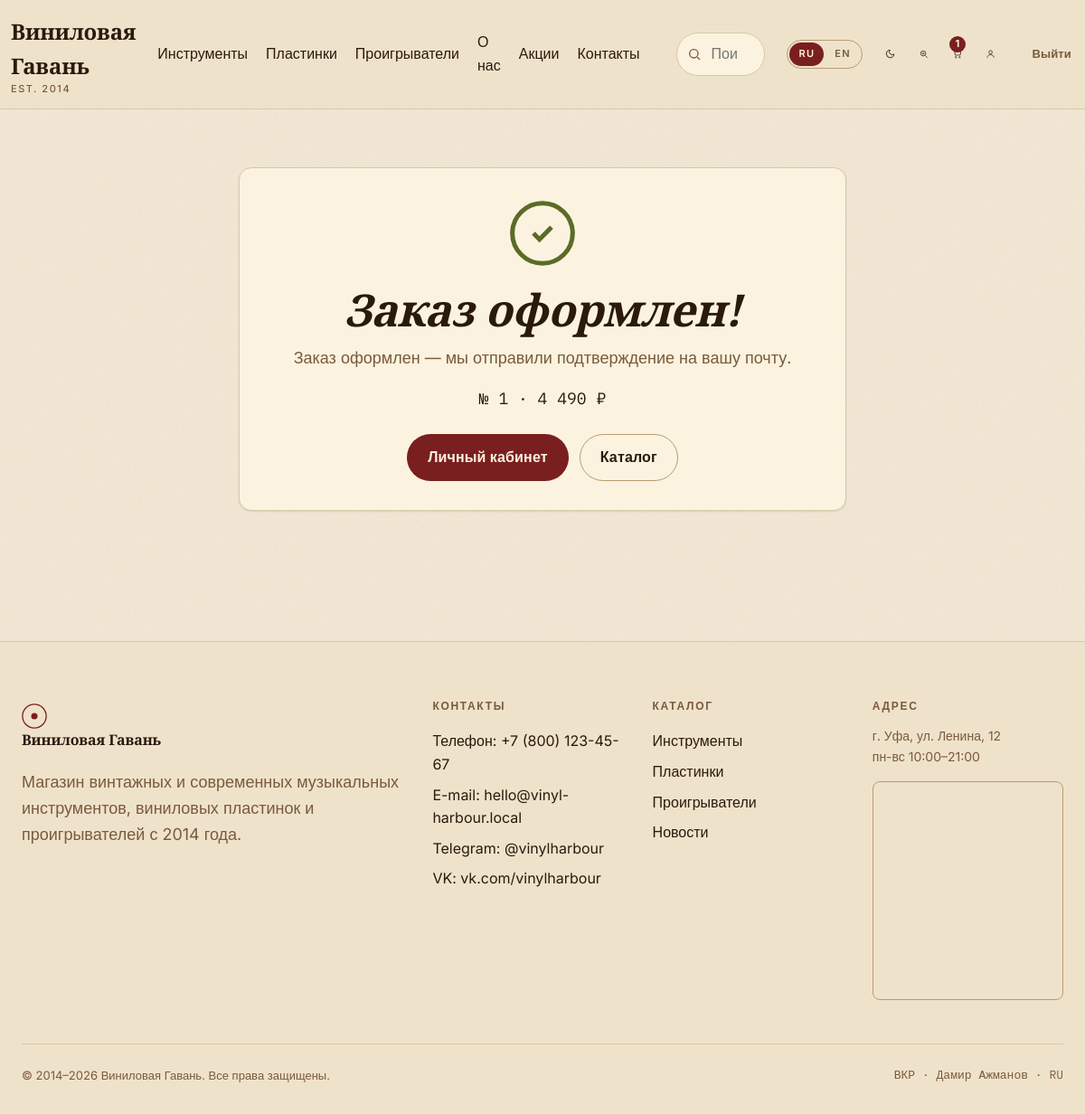
The app's page /cart/success/1 (signed in) with its own data.
### app/models.py (models this page shows, shortened)
class Category(db.Model):
    __tablename__ = "categories"
    id = db.Column(db.Integer, primary_key=True)
    slug = db.Column(db.String(64), unique=True, nullable=False)
    name_ru = db.Column(db.String(120), nullable=False)
    name_en = db.Column(db.String(120), nullable=False)
    description_ru = db.Column(db.Text, default="")
    description_en = db.Column(db.Text, default="")
    products = db.relationship("Product", backref="category", lazy="dynamic")

class Order(db.Model):
    __tablename__ = "orders"
    id = db.Column(db.Integer, primary_key=True)
    user_id = db.Column(db.Integer, db.ForeignKey("users.id"), nullable=False, index=True)
    full_name = db.Column(db.String(160), nullable=False)
    email = db.Column(db.String(120), nullable=False)
    phone = db.Column(db.String(40), nullable=False)
    address = db.Column(db.String(255), nullable=False)
    delivery_method = db.Column(db.String(40), default="pickup")  # pickup / courier / post
    payment_method = db.Column(db.String(40), default="card")  # card / cash / sbp
    comment = db.Column(db.Text, default="")
    total = db.Column(db.Numeric(10, 2), nullable=False)
    status = db.Column(db.String(40), default="new")  # new / paid / shipped / done / canceled
    created_at = db.Column(db.DateTime, default=datetime.utcnow)
    items = db.relationship("OrderItem", backref="order", lazy="joined", cascade="all, delete-orphan")

### app/blueprints/cart/routes.py (the view)
@bp.route("/success/<int:order_id>")
@login_required
def success(order_id):
    order = Order.query.filter_by(id=order_id, user_id=current_user.id).first_or_404()
    return render_template("cart/success.html", order=order)

### app/i18n.py (called while the page is built)
def translations(lang):
    return TRANSLATIONS.get(lang, TRANSLATIONS["ru"])

### app/models.py (called while the page is built)
@login_manager.user_loader
def load_user(user_id):
    return db.session.get(User, int(user_id))

    @property
    def is_admin(self):
        return self.role == "admin"

### app/templates/cart/success.html
{% extends 'base.html' %}
{% block content %}
<section class="section">
  <div class="container-narrow">
    <div class="form-card" style="text-align: center;">
      <svg width="80" height="80" viewBox="0 0 24 24" fill="none" stroke="var(--color-success)" stroke-width="1.5" style="margin: 0 auto var(--space-4);">
        <circle cx="12" cy="12" r="10"/><path d="m9 12 2 2 4-4"/>
      </svg>
      <h1 style="font-style: italic;">{% if lang=='en' %}Order confirmed!{% else %}Заказ оформлен!{% endif %}</h1>
      <p style="color: var(--color-text-muted); margin-top: var(--space-3);">{{ t.order_success }}</p>
      <p style="margin-top: var(--space-4); font-family: var(--font-mono);">№ {{ order.id }} · {{ "{:,.0f}".format(order.total).replace(',', ' ') }} ₽</p>
      <div style="margin-top: var(--space-6); display: flex; gap: var(--space-3); justify-content: center;">
        <a href="{{ url_for('account.index') }}" class="btn btn-primary">{{ t.account }}</a>
        <a href="{{ url_for('catalog.index') }}" class="btn btn-outline">{{ t.catalog }}</a>
      </div>
    </div>
  </div>
</section>
{% endblock %}

### app/templates/base.html (shortened to what this page needs)
<!DOCTYPE html>
<html lang="{{ lang }}">
<head>
  <link rel="stylesheet" href="{{ url_for('static', filename='css/style.css') }}">
</head>
<body>
<header class="site-header">
  <div class="container header-top">
    <a href="{{ url_for('main.index') }}" class="logo" aria-label="{{ t.site_name }}">
      <span>{{ t.site_name }}<small>EST. 2014</small></span>
    </a>
    <nav class="nav-main">
      <a href="{{ url_for('catalog.category', slug='instruments') }}">{{ t.instruments }}</a>
      <a href="{{ url_for('catalog.category', slug='vinyl') }}">{{ t.vinyl }}</a>
      <a href="{{ url_for('catalog.category', slug='players') }}">{{ t.players }}</a>
      <a href="{{ url_for('main.index') }}#about">{{ t.about }}</a>
      <a href="{{ url_for('main.index') }}#promotions">{{ t.promotions }}</a>
      <a href="{{ url_for('main.index') }}#contacts">{{ t.contacts }}</a>
    </nav>
    <form action="{{ url_for('main.search') }}" method="get" class="search-form-header" role="search">
      <svg width="16" height="16" viewBox="0 0 24 24" fill="none" stroke="currentColor" stroke-width="2"><circle cx="11" cy="11" r="7"/><path d="m21 21-4.3-4.3"/></svg>
      <input type="search" name="q" placeholder="{{ t.search_placeholder }}" autocomplete="off" data-search-input>
    </form>
    <div class="lang-toggle" role="group" aria-label="Language">
      <a href="?lang=ru" class="{% if lang=='ru' %}active{% endif %}">RU</a>
      <a href="?lang=en" class="{% if lang=='en' %}active{% endif %}">EN</a>
    </div>
    <button class="icon-btn" data-theme-toggle aria-label="{{ t.theme_dark }}" title="{{ t.theme_dark }}"></button>
    <button class="icon-btn" data-vision-toggle aria-label="{{ t.vision_mode }}" title="{{ t.vision_mode }}">
      <svg width="20" height="20" viewBox="0 0 24 24" fill="none" stroke="currentColor" stroke-width="1.6"><circle cx="11" cy="11" r="6"/><path d="m21 21-5-5"/><path d="M11 8v6M8 11h6" stroke-width="1.4"/></svg>
    </button>
    {% if current_user.is_authenticated %}
      <a href="{{ url_for('cart.index') }}" class="icon-btn cart-btn" aria-label="{{ t.cart }}">
        <svg width="20" height="20" viewBox="0 0 24 24" fill="none" stroke="currentColor" stroke-width="1.6"><path d="M6 6h15l-1.5 9h-12z"/><circle cx="9" cy="20" r="1.5"/><circle cx="18" cy="20" r="1.5"/><path d="M6 6 5 3H2"/></svg>
        {% set cart_count = current_user.cart_items.count() %}
        {% if cart_count %}<span class="badge">{{ cart_count }}</span>{% endif %}
      </a>
      <a href="{{ url_for('account.index') }}" class="icon-btn" aria-label="{{ t.account }}" title="{{ t.account }}">
        <svg width="20" height="20" viewBox="0 0 24 24" fill="none" stroke="currentColor" stroke-width="1.6"><circle cx="12" cy="8" r="4"/><path d="M4 21c0-4 4-7 8-7s8 3 8 7"/></svg>
      </a>
      <a href="{{ url_for('auth.logout') }}" class="btn btn-ghost btn-sm">{{ t.logout }}</a>
    {% else %}
      <a href="{{ url_for('auth.login') }}" class="btn btn-ghost btn-sm">{{ t.login }}</a>
      <a href="{{ url_for('auth.register') }}" class="btn btn-primary btn-sm">{{ t.register }}</a>
    {% endif %}
  </div>
</header>
<main>
  {% block content %}{% endblock %}
</main>
<footer class="site-footer" id="contacts">
  <div class="container">
    <div class="footer-grid">
      <div>
        <a href="{{ url_for('main.index') }}" class="logo">
          <svg width="28" height="28" viewBox="0 0 32 32" fill="none">
            <circle cx="16" cy="16" r="15" stroke="currentColor" stroke-width="1.5"/>
            <circle cx="16" cy="16" r="4" fill="currentColor"/>
          </svg>
          <span>{{ t.site_name }}</span>
        </a>
        <p style="margin-top: 1rem; color: var(--color-text-muted);">{{ t.footer_about }}</p>
      </div>
      <div>
        <h4>{{ t.contacts }}</h4>
        <a href="tel:+78001234567">{{ t.phone }}: +7 (800) 123-45-67</a>
        <a href="mailto:hello@vinyl-harbour.local">{{ t.email }}: hello@vinyl-harbour.local</a>
        <a href="#">Telegram: @vinylharbour</a>
        <a href="#">VK: vk.com/vinylharbour</a>
      </div>
      <div>
        <h4>{{ t.catalog }}</h4>
        <a href="{{ url_for('catalog.category', slug='instruments') }}">{{ t.instruments }}</a>
        <a href="{{ url_for('catalog.category', slug='vinyl') }}">{{ t.vinyl }}</a>
        <a href="{{ url_for('catalog.category', slug='players') }}">{{ t.players }}</a>
        <a href="{{ url_for('main.news_list') }}">{{ t.news }}</a>
      </div>
      <div>
        <h4>{{ t.address }}</h4>
        <p style="font-size: 0.875rem; color: var(--color-text-muted);">г. Уфа, ул. Ленина, 12<br>пн-вс 10:00–21:00</p>
        <div class="map-embed">
          <iframe src="https://yandex.ru/map-widget/v1/?ll=55.957727%2C54.735152&z=14&pt=55.957727,54.735152,pm2rdm" loading="lazy" allowfullscreen title="Карта"></iframe>
        </div>
      </div>
    </div>
    <div class="copyright">
      <span>© 2014–2026 {{ t.site_name }}. {{ t.rights }}.</span>
      <span style="font-family: var(--font-mono);">ВКР · Дамир Ажманов · {{ lang|upper }}</span>
    </div>
  </div>
</footer>
</body>
</html>

### records on screen
Category: players "Проигрыватели"
Order: id "1", total "4 490"

### other values on screen
{{ t.site_name }} "Виниловая Гавань"
{{ t.instruments }} "Инструменты"
{{ t.vinyl }} "Пластинки"
{{ t.about }} "О нас"
{{ t.promotions }} "Акции"
{{ t.contacts }} "Контакты"
{{ cart_count }} "1"
{{ t.logout }} "Выйти"
{{ t.order_success }} "Заказ оформлен — мы отправили подтверждение на вашу почту."
{{ t.account }} "Личный кабинет"
{{ t.catalog }} "Каталог"
{{ t.footer_about }} "Магазин винтажных и современных музыкальных инструментов, виниловых пластинок и проигрывателей с 2014 года."
{{ t.contacts }} "КОНТАКТЫ"
{{ t.phone }} "Телефон"
{{ t.email }} "E-mail"
